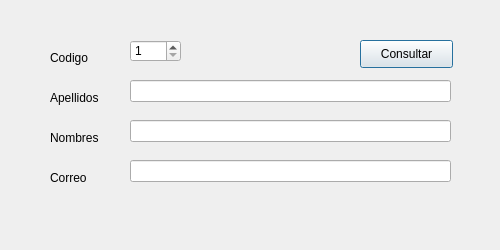
<?xml version="1.0" encoding="UTF-8"?>
<ui version="4.0">
 <class>dlgDemo05</class>
 <widget class="QDialog" name="dlgDemo05">
  <property name="geometry">
   <rect>
    <x>0</x>
    <y>0</y>
    <width>500</width>
    <height>250</height>
   </rect>
  </property>
  <property name="windowTitle">
   <string>Demo 05: Consulta Conectada de un Alumno</string>
  </property>
  <widget class="QLabel" name="lblCodigo">
   <property name="geometry">
    <rect>
     <x>50</x>
     <y>50</y>
     <width>55</width>
     <height>16</height>
    </rect>
   </property>
   <property name="text">
    <string>Codigo</string>
   </property>
  </widget>
  <widget class="QLabel" name="lblApellidos">
   <property name="geometry">
    <rect>
     <x>50</x>
     <y>90</y>
     <width>55</width>
     <height>16</height>
    </rect>
   </property>
   <property name="text">
    <string>Apellidos</string>
   </property>
  </widget>
  <widget class="QLineEdit" name="txtApellidos">
   <property name="geometry">
    <rect>
     <x>130</x>
     <y>80</y>
     <width>321</width>
     <height>22</height>
    </rect>
   </property>
   <property name="readOnly">
    <bool>true</bool>
   </property>
  </widget>
  <widget class="QLabel" name="lblNombres">
   <property name="geometry">
    <rect>
     <x>50</x>
     <y>130</y>
     <width>55</width>
     <height>16</height>
    </rect>
   </property>
   <property name="text">
    <string>Nombres</string>
   </property>
  </widget>
  <widget class="QLineEdit" name="txtNombres">
   <property name="geometry">
    <rect>
     <x>130</x>
     <y>120</y>
     <width>321</width>
     <height>22</height>
    </rect>
   </property>
   <property name="readOnly">
    <bool>true</bool>
   </property>
  </widget>
  <widget class="QLabel" name="lblCorreo">
   <property name="geometry">
    <rect>
     <x>50</x>
     <y>170</y>
     <width>55</width>
     <height>16</height>
    </rect>
   </property>
   <property name="text">
    <string>Correo</string>
   </property>
  </widget>
  <widget class="QLineEdit" name="txtCorreo">
   <property name="geometry">
    <rect>
     <x>130</x>
     <y>160</y>
     <width>321</width>
     <height>22</height>
    </rect>
   </property>
   <property name="readOnly">
    <bool>true</bool>
   </property>
  </widget>
  <widget class="QPushButton" name="btnConsultar">
   <property name="geometry">
    <rect>
     <x>360</x>
     <y>40</y>
     <width>93</width>
     <height>28</height>
    </rect>
   </property>
   <property name="text">
    <string>Consultar</string>
   </property>
  </widget>
  <widget class="QSpinBox" name="txtCodigo">
   <property name="geometry">
    <rect>
     <x>130</x>
     <y>40</y>
     <width>51</width>
     <height>22</height>
    </rect>
   </property>
   <property name="minimum">
    <number>1</number>
   </property>
   <property name="maximum">
    <number>100</number>
   </property>
  </widget>
 </widget>
 <resources/>
 <connections/>
</ui>
